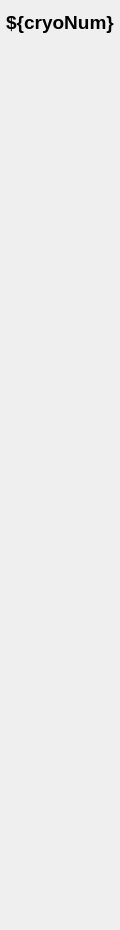
<?xml version="1.0" encoding="UTF-8"?>
<ui version="4.0">
 <class>Form</class>
 <widget class="QWidget" name="Form">
  <property name="geometry">
   <rect>
    <x>0</x>
    <y>0</y>
    <width>120</width>
    <height>930</height>
   </rect>
  </property>
  <property name="sizePolicy">
   <sizepolicy hsizetype="MinimumExpanding" vsizetype="MinimumExpanding">
    <horstretch>0</horstretch>
    <verstretch>0</verstretch>
   </sizepolicy>
  </property>
  <property name="minimumSize">
   <size>
    <width>100</width>
    <height>800</height>
   </size>
  </property>
  <property name="windowTitle">
   <string>Form</string>
  </property>
  <layout class="QVBoxLayout" name="verticalLayout">
   <property name="leftMargin">
    <number>1</number>
   </property>
   <property name="rightMargin">
    <number>1</number>
   </property>
   <item>
    <widget class="PyDMLabel" name="cyomoduleNumber">
     <property name="sizePolicy">
      <sizepolicy hsizetype="Preferred" vsizetype="Preferred">
       <horstretch>0</horstretch>
       <verstretch>0</verstretch>
      </sizepolicy>
     </property>
     <property name="font">
      <font>
       <pointsize>14</pointsize>
       <weight>75</weight>
       <bold>true</bold>
      </font>
     </property>
     <property name="toolTip">
      <string/>
     </property>
     <property name="accessibleName">
      <string>${cryomoduleName}</string>
     </property>
     <property name="text">
      <string>${cryoNum}</string>
     </property>
     <property name="alignment">
      <set>Qt::AlignCenter</set>
     </property>
    </widget>
   </item>
   <item>
    <widget class="PyDMTemplateRepeater" name="cmTemplate">
     <property name="enabled">
      <bool>true</bool>
     </property>
     <property name="sizePolicy">
      <sizepolicy hsizetype="MinimumExpanding" vsizetype="MinimumExpanding">
       <horstretch>0</horstretch>
       <verstretch>0</verstretch>
      </sizepolicy>
     </property>
     <property name="minimumSize">
      <size>
       <width>100</width>
       <height>250</height>
      </size>
     </property>
     <property name="toolTip">
      <string/>
     </property>
     <property name="frameShape">
      <enum>QFrame::NoFrame</enum>
     </property>
     <property name="layoutSpacing" stdset="0">
      <number>1</number>
     </property>
     <property name="countShownInDesigner" stdset="0">
      <number>8</number>
     </property>
     <property name="templateFilename" stdset="0">
      <string>EmbeddedSingleCavity.ui</string>
     </property>
     <property name="dataSource" stdset="0">
      <string>cavities.json</string>
     </property>
    </widget>
   </item>
  </layout>
 </widget>
 <customwidgets>
  <customwidget>
   <class>PyDMLabel</class>
   <extends>QLabel</extends>
   <header>pydm.widgets.label</header>
  </customwidget>
  <customwidget>
   <class>PyDMTemplateRepeater</class>
   <extends>QFrame</extends>
   <header>pydm.widgets.template_repeater</header>
   <container>1</container>
  </customwidget>
 </customwidgets>
 <resources/>
 <connections/>
</ui>
